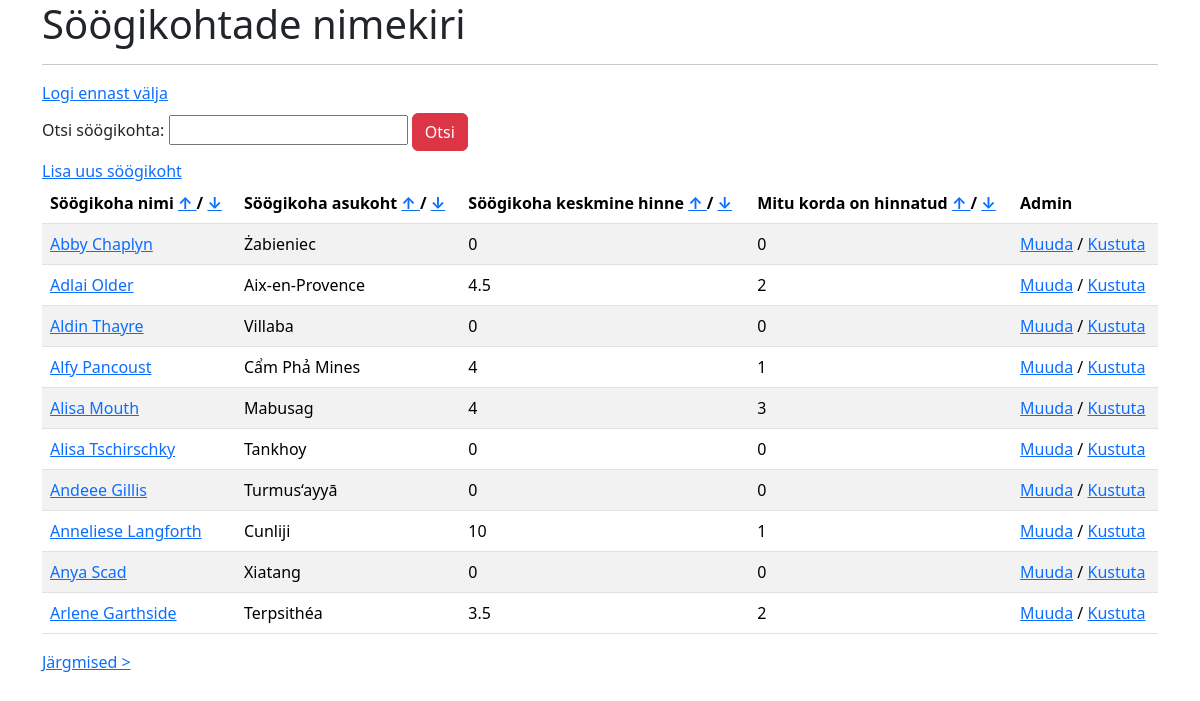
The app's page / (signed in) with its own data.
### tables this page shows
CREATE TABLE `soogikohad` (
  `id` int(6) NOT NULL,
  `nimi` varchar(255) NOT NULL,
  `asukoht` varchar(255) NOT NULL,
  `keskmine_hinne` double NOT NULL,
  `hinnatud` int(6) NOT NULL,
  `liigid` varchar(255) NOT NULL
);

### index.php (the view, shortened to what this page needs)
<?php
include ("config.php");
?>
<!DOCTYPE html>
<html lang="et">
<head>
    <link
        href="https://cdn.jsdelivr.net/npm/bootstrap@5.3.2/dist/css/bootstrap.min.css" rel="stylesheet"
    >
</head>
<body>
    <div class="container">
        <h1>Söögikohtade nimekiri</h1>
        <hr>
        <a href="logout.php">Logi ennast välja</a>
        <form method="get">
            <label for="otsi">Otsi söögikohta: </label>
            <input type="text" name="otsi" id="otsi">
            <input type="submit" class="btn btn-danger my-2" value="Otsi">
        </form>
        <a href="lisasoogikoht.php">Lisa uus söögikoht</a>
        <table class="table table-striped">
            <thead>
                <tr>
                    <th scope="col">Söögikoha nimi <a href="?sort=nimi&order=asc">↑ </a> / <a href="?sort=nimi&order=desc">↓</a></th>
                    <th scope="col">Söögikoha asukoht <a href="?sort=asukoht&order=asc">↑ </a> / <a href="?sort=asukoht&order=desc">↓</a></th>
                    <th scope="col">Söögikoha keskmine hinne <a href="?sort=keskmine_hinne&order=asc">↑ </a> / <a href="?sort=keskmine_hinne&order=desc">↓</a></th>
                    <th scope="col">Mitu korda on hinnatud <a href="?sort=hinnatud&order=asc">↑ </a> / <a href="?sort=hinnatud&order=desc">↓</a></th>
                    <th scope="col">Admin</th>
                </tr>
            </thead>
            <tbody>
                <?php
                $lehekyljesuurus = 10;
                if (isset($_GET['lehekylg'])) {
                    $lehekylg = $_GET['lehekylg'];
                } else {
                    $lehekylg = 1;
                }
                $start = ($lehekylg-1) * $lehekyljesuurus;
                $sort = isset($_GET['sort']) ? $_GET['sort'] : 'nimi';
                $order = isset($_GET['order']) ? $_GET['order'] : 'asc';
                $otsi = isset($_GET['otsi']) ? $_GET['otsi'] : '';
                $sqlotsing = $otsi ? "WHERE nimi LIKE '%$otsi%'" : '';
                $sqlsoogikohad = "SELECT * FROM soogikohad $sqlotsing ORDER BY $sort $order LIMIT $start, $lehekyljesuurus";
                $tulemus = $yhendus -> query($sqlsoogikohad);
                if ($tulemus->num_rows > 0){
                    while ($row = $tulemus -> fetch_assoc()){
                        $id = $row['id'];
                        $hinnatudquery = "SELECT COUNT(*) as hinnatud FROM hinnangud WHERE toidukohad_id = '$id'";
                        $hinnatudvastus = $yhendus -> query($hinnatudquery);
                        $hinnatudfetch = $hinnatudvastus -> fetch_assoc()['hinnatud'];
                        $keskhinnequery = "SELECT AVG(hinnang) as keskmine_hinne FROM hinnangud WHERE toidukohad_id = '$id'";
                        $keskhinnefetch = $yhendus -> query($keskhinnequery);
                        $keskhinnefetch = $keskhinnefetch -> fetch_assoc()['keskmine_hinne'];
                        $keskhinneumardus = round($keskhinnefetch,1);
                        ?>
                        <tr>
                            <td> <a href="hinnangulisamine.php?koht=<?php echo urlencode($id); ?> "> <?php echo $row["nimi"]; ?></a></td>
                            <td> <?php echo $row["asukoht"]; ?> </td>
                            <td> <?php echo round($keskhinneumardus, 1);?> </td>
                            <td> <?php echo $hinnatudfetch; ?> </td>
                            <td><a href="muudasoogikoht.php?koht= <?php echo urlencode($id); ?> ">Muuda</a><a> / </a> <?php echo "<a href='kustutasoogikoht.php?koht=" . $id . "'>Kustuta</a>"; ?></td>
                        </tr>
                        <?php
                    }
                }
                ?>
            </tbody>
        </table>
        <?php
        $jargminelehekylg = $lehekylg + 1;
        if ($tulemus -> num_rows == $lehekyljesuurus) {
            echo "<a href='?lehekylg=$jargminelehekylg'> Järgmised &gt;</a>";
        }
        ?>
        <br>
    </div>
    </body>
</html>

### records on screen
soogikohad: nimi "Abby Chaplyn", asukoht "Żabieniec", keskhinneumardus "0", hinnatudfetch "0"
soogikohad: nimi "Adlai Older", asukoht "Aix-en-Provence", keskhinneumardus "4.5", hinnatudfetch "2"
soogikohad: nimi "Aldin Thayre", asukoht "Villaba", keskhinneumardus "0", hinnatudfetch "0"
soogikohad: nimi "Alfy Pancoust", asukoht "Cẩm Phả Mines", keskhinneumardus "4", hinnatudfetch "1"
soogikohad: nimi "Alisa Mouth", asukoht "Mabusag", keskhinneumardus "4", hinnatudfetch "3"
soogikohad: nimi "Alisa Tschirschky", asukoht "Tankhoy", keskhinneumardus "0", hinnatudfetch "0"
soogikohad: nimi "Andeee Gillis", asukoht "Turmus‘ayyā", keskhinneumardus "0", hinnatudfetch "0"
soogikohad: nimi "Anneliese Langforth", asukoht "Cunliji", keskhinneumardus "10", hinnatudfetch "1"
soogikohad: nimi "Anya Scad", asukoht "Xiatang", keskhinneumardus "0", hinnatudfetch "0"
soogikohad: nimi "Arlene Garthside", asukoht "Terpsithéa", keskhinneumardus "3.5", hinnatudfetch "2"
